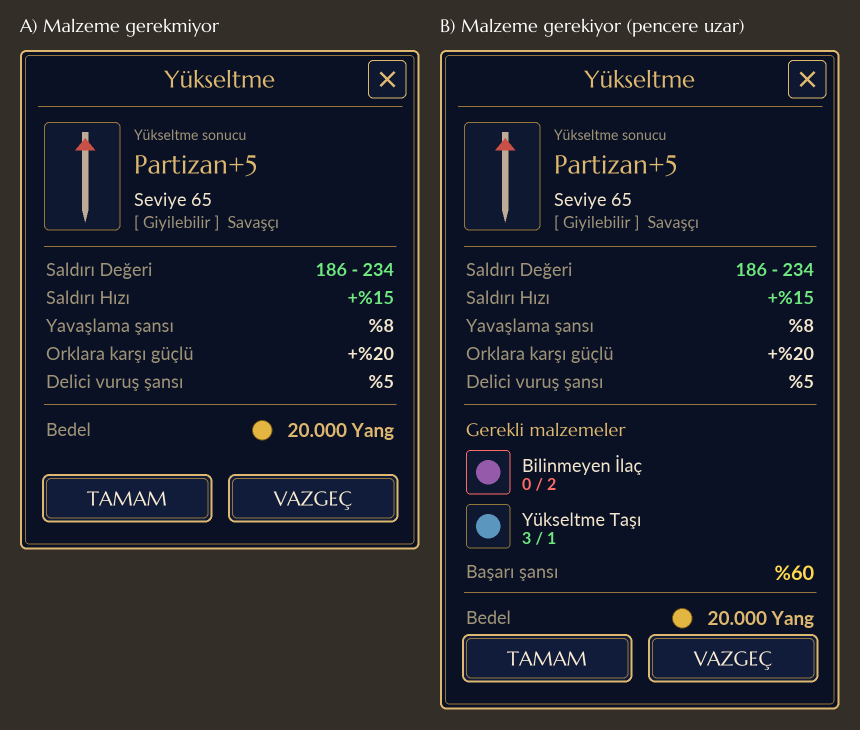
#> input picture mobile/yukseltme_taslak.png, 1720 x 1460 px, given in place of picker_panel.png, which was not available (shown at 1/2 size)
$ python build_akravon_legacy.py ../..
#> lines starting #> are read from the running program, lines starting #| are printed output that depends on the picture
# AKRAVON: eski (PC) pencere dokularini ayarlar penceresiyle ayni lacivert/altin gorunume getirir.
# ayni yol + ayni boyutta dosya uretilir, acik dosya olarak pack'in onune konur (kod/davranis degismez).
#  - dragonetc/offical/board_*  : pencere zemini + kose/kenar (ui.Board)
#  - ymir work/ui/pattern/titlebar_*, horizontalbar_*, thinboard_* : baslik cubugu, ara cubuk, ince kutu
#  - ymir work/ui/public/parameter_slot_*.sub, slot_base.sub, game/windows/box_face.sub : deger kutulari
#    (.sub yeni png'ye yonlendirilir; Public.dds atlasina dokunulmaz)
import os
import sys
from PIL import Image, ImageDraw

HERE = os.path.dirname(os.path.abspath(__file__))
NAVY = (8, 12, 26, 255)
NAVY_HI = (16, 24, 44, 255)
GOLD = (196, 156, 86, 255)
GOLD_DARK = (110, 84, 44, 255)
GOLD_HI = (236, 200, 128, 255)
SS = 4


def Panel(out, w, h):
	# ayarlar penceresinin uretilmis zemini (picker_panel, 2x) -> hedef olcekte
#> called with out = '../..', w = 352, h = 412
	src = Image.open(os.path.join(out, 'mobile_ui', 'akravon', 'picker_panel.png')).convert('RGBA')
	return src.resize((w, h), Image.LANCZOS)


def Save(out, rel, image):
	path = os.path.join(out, rel)
	os.makedirs(os.path.dirname(path), exist_ok = True)
	if rel.endswith('.tga'):
		image.convert('RGBA').save(path, 'TGA', compression = None)
	else:
		image.save(path)


def Box(w, h, fill = (5, 8, 18, 235), line = GOLD_DARK, hi = None):
	big = Image.new('RGBA', (w * SS, h * SS), (0, 0, 0, 0))
	d = ImageDraw.Draw(big)
	d.rounded_rectangle([0, 0, w * SS - 1, h * SS - 1], radius = 2 * SS, fill = fill, outline = line, width = SS)
	if hi:
		d.line([(3 * SS, SS * 1.5), (w * SS - 3 * SS, SS * 1.5)], fill = hi, width = SS // 2)
	return big.resize((w, h), Image.LANCZOS)


def Strip(w, h, top, bottom, line, capLeft = False, capRight = False):
	big = Image.new('RGBA', (w * SS, h * SS), (0, 0, 0, 0))
	d = ImageDraw.Draw(big)
	for y in range(h * SS):
		t = y / float(h * SS - 1)
		d.line([(0, y), (w * SS, y)], fill = tuple(int(top[i] + (bottom[i] - top[i]) * t) for i in range(3)) + (240,))
	d.line([(0, SS), (w * SS, SS)], fill = line, width = SS)
	d.line([(0, h * SS - SS * 2), (w * SS, h * SS - SS * 2)], fill = line, width = SS)
	if capLeft:
		d.line([(SS, SS), (SS, h * SS - SS * 2)], fill = line, width = SS)
	if capRight:
		d.line([(w * SS - SS * 2, SS), (w * SS - SS * 2, h * SS - SS * 2)], fill = line, width = SS)
	return big.resize((w, h), Image.LANCZOS)


def Build(out):
	# --- ui.Board: 32 kose, 128 kenar, 777x486 zemin
	p = Panel(out, 352, 412)
	(W, H) = p.size
#> W = 352; H = 412
	c = 32
	Save(out, 'dragonetc/offical/board_corner_lefttop.tga', p.crop((0, 0, c, c)))
	Save(out, 'dragonetc/offical/board_corner_righttop.tga', p.crop((W - c, 0, W, c)))
	Save(out, 'dragonetc/offical/board_corner_leftbottom.tga', p.crop((0, H - c, c, H)))
	Save(out, 'dragonetc/offical/board_corner_rightbottom.tga', p.crop((W - c, H - c, W, H)))
	Save(out, 'dragonetc/offical/board_line_top.tga', p.crop((c + 40, 0, c + 168, c)))
	Save(out, 'dragonetc/offical/board_line_bottom.tga', p.crop((c + 40, H - c, c + 168, H)))
	Save(out, 'dragonetc/offical/board_line_left.tga', p.crop((0, c + 60, c, c + 188)))
#> in Save (call 7), `image.convert('RGBA').save(path, 'TGA', compression = None)`:
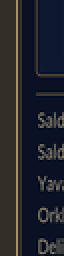
#> saved as board_line_left.tga: PIL image 32x128 RGBA (shown 2 times larger); mean R, G, B, A 35.2, 36.5, 44, 255
	Save(out, 'dragonetc/offical/board_line_right.tga', p.crop((W - c, c + 60, W, c + 188)))
#> in Save (call 8), `image.convert('RGBA').save(path, 'TGA', compression = None)`:
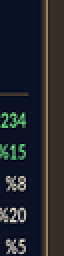
#> saved as board_line_right.tga: PIL image 32x128 RGBA (shown 2 times larger); mean R, G, B, A 36.1, 39.5, 45, 255
	base = Panel(out, 880, 1028).crop((60, 60, 820, 968)).resize((777, 486), Image.LANCZOS).convert('RGB')
#> call 2 of Panel, with out = '../..', w = 880, h = 1028
#> in Panel (call 2), `return src.resize((w, h), Image.LANCZOS)`:
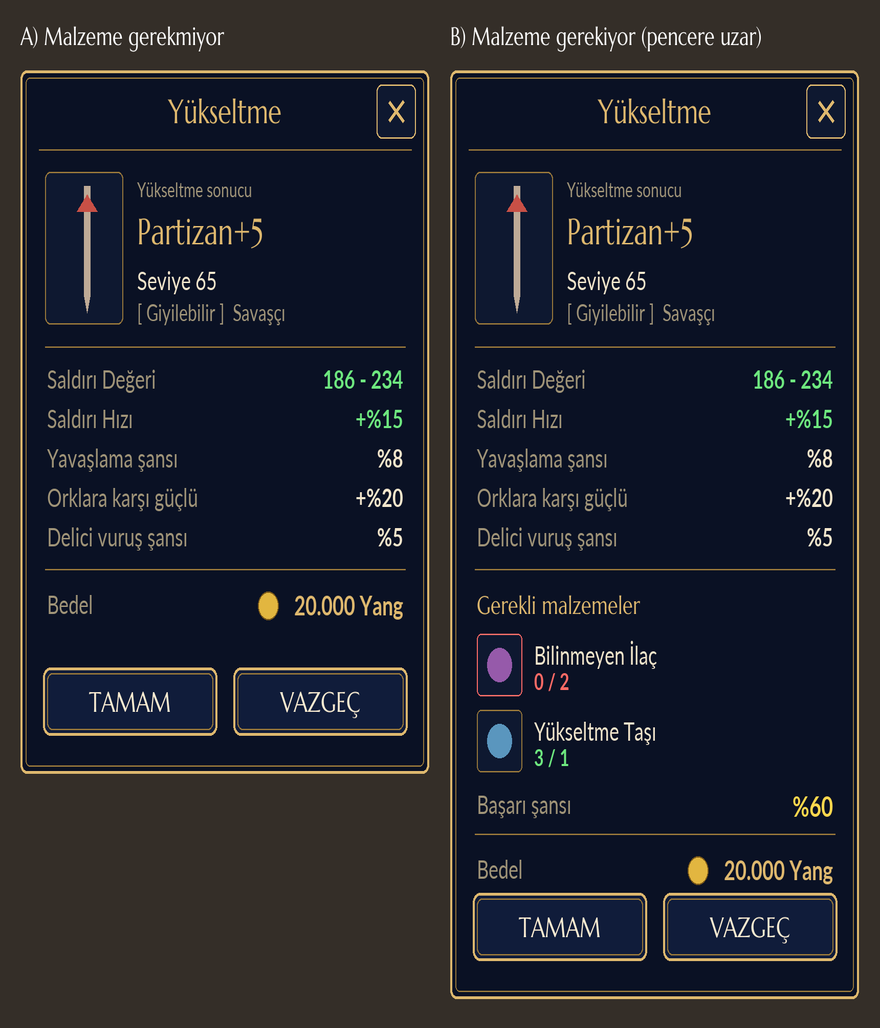
#> returned value: PIL image 880x1028 RGBA; mean R, G, B, A 33.1, 35, 43.5, 255
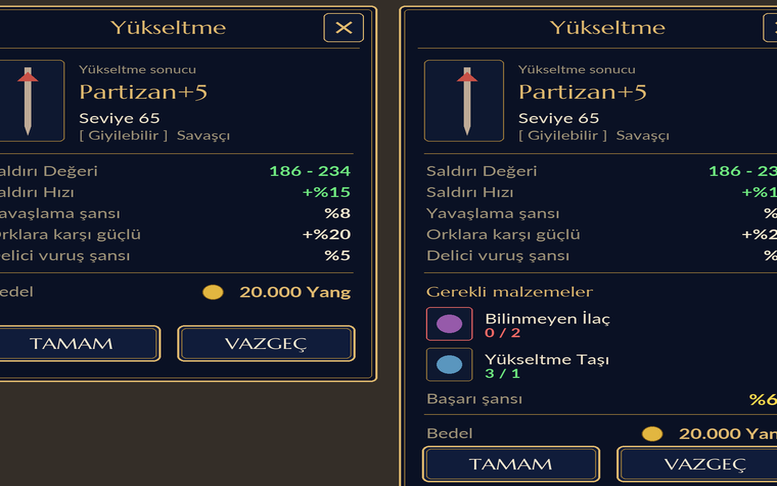
#> base: PIL image 777x486 RGB; mean R, G, B 28.8, 32, 43.4
	Save(out, 'dragonetc/offical/board_base.tga', base)

	# --- baslik cubugu (32x32 x3): koyu lacivert serit, altin alt/ust cizgi
	# ayarlar penceresi gibi: zemin yok, yalniz basligin altinda ince altin cizgi
	for side in ('left', 'center', 'right'):
		bar = Image.new('RGBA', (32 * SS, 32 * SS), (0, 0, 0, 0))
		d = ImageDraw.Draw(bar)
		x0 = 6 * SS if side == 'left' else 0
		x1 = 26 * SS if side == 'right' else 32 * SS
		Save(out, 'ymir work/ui/pattern/titlebar_%s.tga' % side, bar.resize((32, 32), Image.LANCZOS))
	# ara bolum cubugu
	Save(out, 'ymir work/ui/pattern/horizontalbar_left.tga', Strip(32, 32, (34, 30, 22), (16, 14, 12), GOLD_DARK, capLeft = True))
	Save(out, 'ymir work/ui/pattern/horizontalbar_center.tga', Strip(32, 32, (34, 30, 22), (16, 14, 12), GOLD_DARK))
	Save(out, 'ymir work/ui/pattern/horizontalbar_right.tga', Strip(32, 32, (34, 30, 22), (16, 14, 12), GOLD_DARK, capRight = True))

	# ince kutu (16x16): koyu zemin + ince altin cizgi
	t = Box(48, 48, fill = (4, 6, 14, 200), line = GOLD_DARK)
#> in Box, `big = Image.new('RGBA', (w * SS, h * SS), (0, 0, 0, 0))`: big: PIL image 192x192 RGBA; every value is 0
	Save(out, 'ymir work/ui/pattern/thinboard_corner_lefttop.tga', t.crop((0, 0, 16, 16)))
	Save(out, 'ymir work/ui/pattern/thinboard_corner_righttop.tga', t.crop((32, 0, 48, 16)))
	Save(out, 'ymir work/ui/pattern/thinboard_corner_leftbottom.tga', t.crop((0, 32, 16, 48)))
	Save(out, 'ymir work/ui/pattern/thinboard_corner_rightbottom.tga', t.crop((32, 32, 48, 48)))
	Save(out, 'ymir work/ui/pattern/thinboard_line_top.tga', t.crop((16, 0, 32, 16)))
	Save(out, 'ymir work/ui/pattern/thinboard_line_bottom.tga', t.crop((16, 32, 32, 48)))
	Save(out, 'ymir work/ui/pattern/thinboard_line_left.tga', t.crop((0, 16, 16, 32)))
	Save(out, 'ymir work/ui/pattern/thinboard_line_right.tga', t.crop((32, 16, 48, 32)))
#> in Save (call 23), `image.convert('RGBA').save(path, 'TGA', compression = None)`:
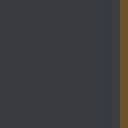
#> saved as thinboard_line_right.tga: PIL image 16x16 RGBA (shown 8 times larger); mean R, G, B, A 9.9, 10.9, 15.8, 203.4; transparent parts drawn white

	# --- deger kutulari: .sub -> akravon_legacy/*.png (ayni boyut)
	subs = {'public/parameter_slot_00': (39, 18), 'public/parameter_slot_01': (52, 18), 'public/parameter_slot_02': (61, 18),
		'public/parameter_slot_03': (90, 18), 'public/parameter_slot_04': (115, 18), 'public/parameter_slot_05': (130, 18),
		'public/parameter_slot_06': (220, 18), 'public/parameter_slot_07': (34, 18), 'public/parameter_slot_100x18': (100, 18),
		'public/parameter_slot_77x18': (77, 18), 'public/slot_base': (32, 32), 'game/windows/box_face': (53, 53)}
	for (rel, (w, h)) in subs.items():
		name = rel.replace('/', '_')
		Save(out, 'ymir work/ui/akravon_legacy/%s.png' % name, Box(w, h, hi = (60, 70, 100, 160)))
		text = 'title subImage\r\nversion 1.0\r\nimage "akravon_legacy/%s.png"\r\nleft 0\r\ntop 0\r\nright %d\r\nbottom %d\r\n' % (name, w, h)
		path = os.path.join(out, 'ymir work/ui/%s.sub' % rel)
		os.makedirs(os.path.dirname(path), exist_ok = True)
		open(path, 'wb').write(text.encode('latin1'))
#> this loop made 12 passes
#> pass 1, in Save (call 24), `image.save(path)`:
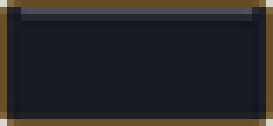
#> saved as public_parameter_slot_00.png: PIL image 39x18 RGBA (shown 7 times larger); mean R, G, B, A 22.6, 20.3, 23.5, 235; transparent parts drawn white
#> pass 2, in Save (call 25), `image.save(path)`:
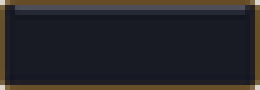
#> saved as public_parameter_slot_01.png: PIL image 52x18 RGBA (shown 5 times larger); mean R, G, B, A 21.4, 19.5, 23.3, 235.1; transparent parts drawn white
	print('eski pencere dokulari: tamam')


if __name__ == '__main__':
	Build(sys.argv[1] if len(sys.argv) > 1 else 'C:/AkravonTest/ui_out')

$ run again, on mobile/yukseltme_taslak_genis.png
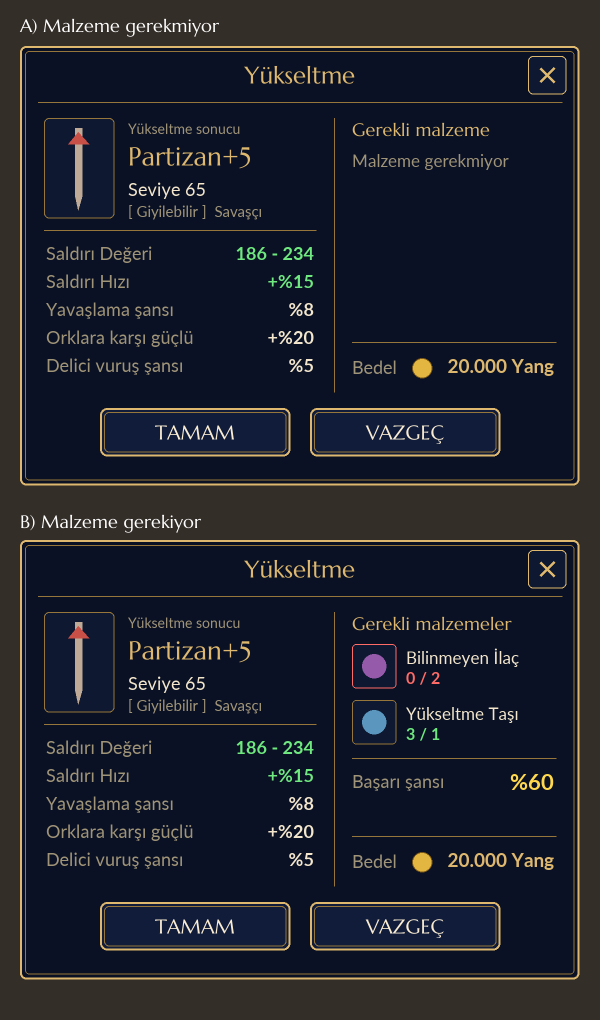
#> input picture mobile/yukseltme_taslak_genis.png, 1200 x 2040 px, given in place of picker_panel.png, which was not available (shown at 1/2 size)
#> in Panel (call 2), `return src.resize((w, h), Image.LANCZOS)`:
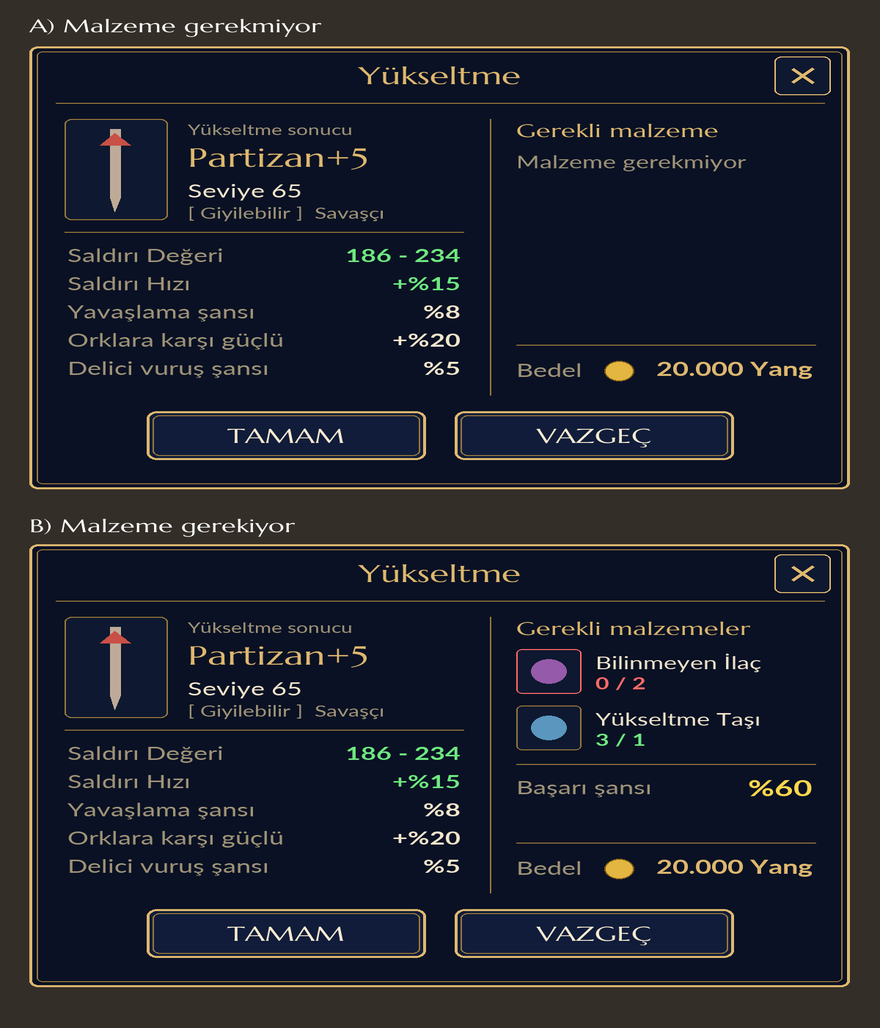
#> returned value: PIL image 880x1028 RGBA; mean R, G, B, A 31.1, 33.7, 43.5, 255
#> in Build, `base = Panel(out, 880, 1028).crop((60, 60, 820, 968)).resize((777, 486..`:
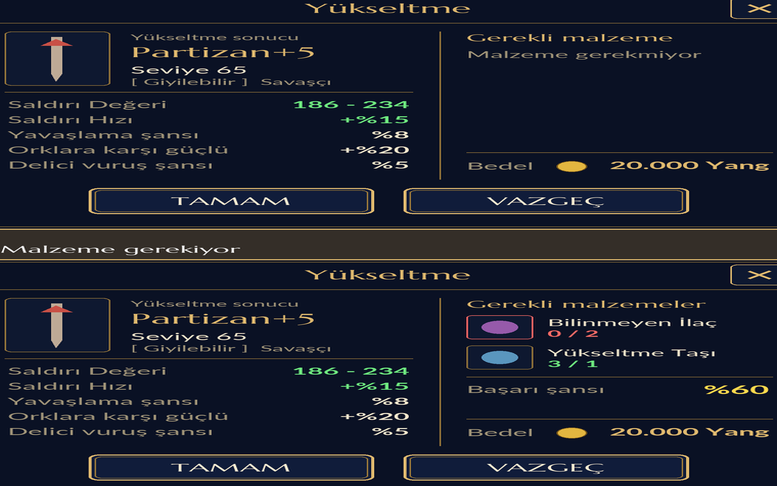
#> base: PIL image 777x486 RGB; mean R, G, B 25.5, 30.1, 43.6
#> big: PIL image 192x192 RGBA; every value is 0
